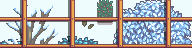

A level layout from a 2D game, rendered from its tile map. Below: a short description, then the map file with its tile-grid data intact:
An orthogonal 12x3 tile map with 16x16 px tiles, 2 tile layers (Back, Buildings).

<map version="1.2" tiledversion="1.3.1" orientation="orthogonal" renderorder="right-down" compressionlevel="0" width="12" height="3" tilewidth="16" tileheight="16" infinite="0" nextlayerid="7" nextobjectid="15">
 <properties>
  <property name="DayTiles_asdf" value="Buildings 3 1 15 Buildings 3 2 27 Back 3 4 51 Back 3 5 63" />
  <property name="NightTiles_asdf" value="Buildings 3 1 144 Buildings 3 2 156 Back 3 4 53 Back 3 5 65" />
  <property name="ViewportFollowPlayer" type="bool" value="true" />
  <property name="Warp" value="12 21 Farm 64 15" />
  <property name="asdf" type="bool" value="false" />
 </properties>
 <tileset firstgid="1" name="seasonalGreenhouse" tilewidth="16" tileheight="16" tilecount="168" columns="12">
  <image source="seasonalGreenroom.png" width="192" height="224" />
 </tileset>
 <layer id="1" name="Back" width="12" height="3">
  <data encoding="csv">
133,134,135,136,137,138,139,140,141,142,143,144,
145,146,147,148,149,150,151,152,153,154,155,156,
157,158,159,160,161,162,163,164,165,166,167,168
</data>
 </layer>
 <layer id="2" name="Buildings" width="12" height="3">
  <data encoding="csv">
0,3,0,0,3,0,0,3,0,0,3,0,
1,2,1,1,2,1,1,2,1,1,2,1,
13,14,13,13,14,13,13,14,13,13,14,13
</data>
 </layer>
 <objectgroup id="4" name="Back" />
 <objectgroup id="5" name="Buildings" />
</map>